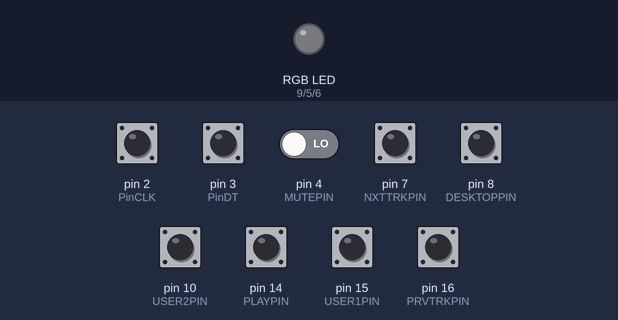
The sketch below on a simulated Arduino Micro, built with avr-gcc and run on an emulated ATmega32U4. Parts: an RGB LED mixed from three pins (HIGH = lit). The inputs (shaded band) are chosen by the test bench; at power-on: pin 3 (PinDT), pin 7 (NXTTRKPIN), pin 8 (DESKTOPPIN), pin 10 (USER2PIN), pin 14 (PLAYPIN), pin 15 (USER1PIN), pin 16 (PRVTRKPIN) HIGH, pin 2 (PinCLK), pin 4 (MUTEPIN) LOW. Dim RGB values are drawn brighter than linear; USB keyboard and mouse output is not drawn.

Above: at 2.2 s.
2.3 s: pin 2 (PinCLK) pulsed HIGH 5 times (0.12 s each, 0.3 s apart)
At 4.4 s:
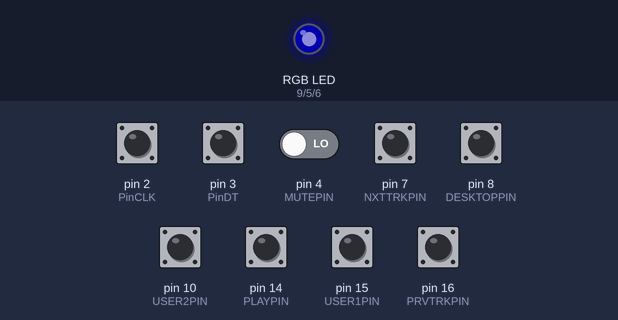
5.3 s: pin 4 (MUTEPIN) driven HIGH
At 6.8 s:
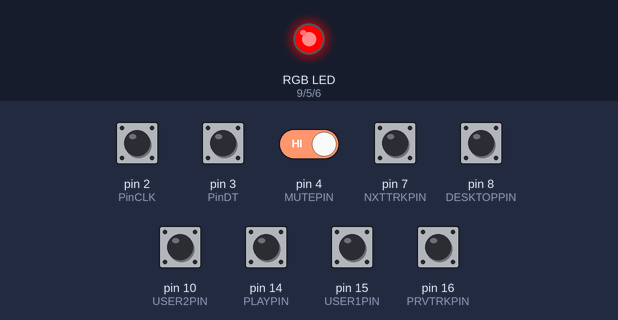
Timing chart, 0 to 8.3 s (numbered marks = the images above; inputs shaded):
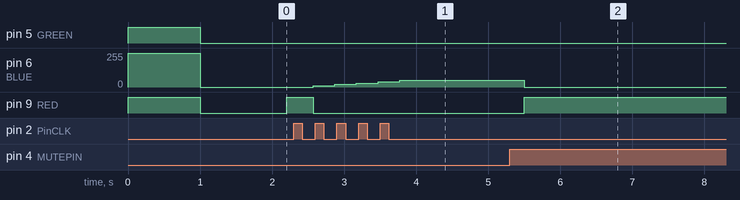

The sketch:

mediavolcontrollerHIDwithLED.ino
```cpp
#include <Keyboard.h>

#define DESKTOPPIN	8
#define USER1PIN	15
#define USER2PIN	10
#define PRVTRKPIN	16
#define PLAYPIN		14
#define NXTTRKPIN	7
#define MUTEPIN		4
#define GREEN 5
#define BLUE 6
#define RED 9
#define delayTime 10

// ------- Variables -------

volatile boolean TurnDetected;
volatile boolean up;

const int PinCLK=2;                   // Used for generating interrupts using CLK signal
const int PinDT=3;                    // Used for reading DT signal
int redVal;
int blueVal;
int greenVal;

int virtualPositionTemp = 0;

int state, stateDesktop, stateUser1, stateUser2, statePrvtrk, stateNxttrk, statePlay = HIGH;      // the current state of the output pin
int reading, readingDesktop, readingUser1, readingUser2, readingPrvtrk, readingNxttrk, readingPlay;           // the current reading from the input pin
int previous, previousDesktop, previousUser1, previousUser2, previousPrvtrk, previousNxttrk, previousPlay = LOW;    // the previous reading from the input pin
boolean muted = false;

// the follow variables are long's because the time, measured in miliseconds,
// will quickly become a bigger number than can be stored in an int.
long time, timeDesktop, timeUser1, timeUser2, timePrvtrk, timeNxttrk, timePlay = 0;         // the last time the output pin was toggled
long debounce = 200;   // the debounce time, increase if the output flickers

void redLED(){
  digitalWrite(GREEN, LOW);
  digitalWrite(BLUE, LOW);
  digitalWrite(RED, HIGH);
}

void greenLED(){
  digitalWrite(GREEN, HIGH);
  digitalWrite(BLUE, LOW);
  digitalWrite(RED, LOW) ;
}

void blueLED(){
  digitalWrite(GREEN, LOW);
  digitalWrite(BLUE, HIGH);
  digitalWrite(RED, LOW);
}

void offLEDS(){
  digitalWrite(GREEN, LOW);
  digitalWrite(BLUE, LOW);
  digitalWrite(RED, LOW);
}

void isr ()  {                    // Interrupt service routine is executed when a HIGH to LOW transition is detected on CLK
 if (digitalRead(PinCLK))
   up = digitalRead(PinDT);
 else
   up = !digitalRead(PinDT);
 TurnDetected = true;
}


void setup() { //This runs only once

pinMode(DESKTOPPIN, INPUT_PULLUP);   // Show/Hide Desktop Button
pinMode(USER1PIN, INPUT_PULLUP);   // User 1
pinMode(USER2PIN, INPUT_PULLUP);   // User 2
pinMode(PRVTRKPIN, INPUT_PULLUP);   // Previous track
pinMode(PLAYPIN, INPUT_PULLUP);   // Play/Pause
pinMode(NXTTRKPIN, INPUT_PULLUP);   // Next track
pinMode(MUTEPIN, INPUT_PULLUP);   // Mute/unmute button

 pinMode(PinCLK,INPUT);
 pinMode(PinDT,INPUT);
 pinMode(MUTEPIN,INPUT);

  pinMode(GREEN, OUTPUT);
  pinMode(BLUE, OUTPUT);
  pinMode(RED, OUTPUT);
  digitalWrite(GREEN, HIGH);
  digitalWrite(BLUE, HIGH);
  digitalWrite(RED, HIGH);
  delay(1000);
  offLEDS();
 attachInterrupt (1,isr,FALLING);   // interrupt 0 is always connected to pin 2 on Arduino Micro
 Keyboard.begin();
}

void loop() { //Runs continuously
 static long virtualPosition=0;    // without STATIC it does not count correctly!!!


// --------------------- MUTE BUTTON ---------------------
   reading = digitalRead(MUTEPIN);

   if(reading == HIGH && previous == LOW && millis() - time > debounce)
    {
      if (state == HIGH){
       state = LOW;
       virtualPosition =0;
       Keyboard.press(KEY_LEFT_CTRL);
       Keyboard.press(KEY_F10);
       delay(200);
       Keyboard.releaseAll();
      }
    else{
      state = HIGH;
      virtualPosition =0;
       Keyboard.press(KEY_LEFT_CTRL);
       Keyboard.press(KEY_F10);
       delay(200);
       Keyboard.releaseAll();
    }
    time = millis();
    }

   previous = reading;


// --------------------- ROTARY ENCODER  ---------------------
// --------------------- VOLUME UP/DOWN  ---------------------

 if (TurnDetected)  {		    // do this only if rotation was detected
   if (up){
     virtualPosition = virtualPosition - 4;
     Keyboard.press(KEY_LEFT_CTRL);
     Keyboard.press(KEY_F8);
     delay(75);
     Keyboard.releaseAll();
     delay(75);
     Keyboard.release(KEY_LEFT_CTRL);
   }
   else {
     virtualPosition = virtualPosition + 4;
     Keyboard.press(KEY_LEFT_CTRL);
     Keyboard.press(KEY_F9);
     delay(75);
     Keyboard.releaseAll();
     delay(75);
     Keyboard.release(KEY_LEFT_CTRL);
   }
   TurnDetected = false;          // do NOT repeat IF loop until new rotation detected
 }


// --------------------- DESKTOP BUTTON ---------------------

readingDesktop = digitalRead(DESKTOPPIN);

   if(readingDesktop == HIGH && previousDesktop == LOW && millis() - timeDesktop > debounce)
    {
      if (stateDesktop == HIGH){
       stateDesktop = LOW;
       Keyboard.press(KEY_LEFT_CTRL);
       Keyboard.press(KEY_F11);
       delay(100);
       Keyboard.releaseAll();
       delay(100);
       Keyboard.release(KEY_LEFT_CTRL);
    }
    else{
       stateDesktop = HIGH;
       Keyboard.press(KEY_LEFT_CTRL);
       Keyboard.press(KEY_F11);
       delay(100);
       Keyboard.releaseAll();
       delay(100);
       Keyboard.release(KEY_LEFT_CTRL);
    }
    timeDesktop = millis();
   }
previousDesktop = readingDesktop;


// --------------------- USER1 BUTTON ---------------------
// --------------------- OPEN PROJECTS  ---------------------

readingUser1 = digitalRead(USER1PIN);

   if(readingUser1 == HIGH && previousUser1 == LOW && millis() - timeUser1 > debounce)
    {
      if (stateUser1 == HIGH){
       stateUser1 = LOW;
       Keyboard.press(KEY_LEFT_CTRL);
       Keyboard.press(KEY_F12);
       delay(100);
       Keyboard.releaseAll();
       delay(100);
       Keyboard.release(KEY_LEFT_CTRL);
    }
    else{
       stateUser1 = HIGH;
       Keyboard.press(KEY_LEFT_CTRL);
       Keyboard.press(KEY_F12);
       delay(100);
       Keyboard.releaseAll();
       delay(100);
       Keyboard.release(KEY_LEFT_CTRL);
    }
    timeUser1 = millis();
   }
previousUser1 = readingUser1;


// --------------------- USER2 BUTTON ---------------------
// --------------------- RUN TSKMGR   ---------------------

readingUser2 = digitalRead(USER2PIN);

   if(readingUser2 == HIGH && previousUser2 == LOW && millis() - timeUser2 > debounce)
    {
      if (stateUser2 == HIGH){
       stateUser1 = LOW;
       Keyboard.press(KEY_LEFT_CTRL);
       Keyboard.press(KEY_F4);
       delay(100);
       Keyboard.releaseAll();
       delay(100);
       Keyboard.release(KEY_LEFT_CTRL);
    }
    else{
       stateUser2 = HIGH;
       Keyboard.press(KEY_LEFT_CTRL);
       Keyboard.press(KEY_F4);
       delay(100);
       Keyboard.releaseAll();
       delay(100);
       Keyboard.release(KEY_LEFT_CTRL);
    }
    timeUser2 = millis();
   }
previousUser2 = readingUser2;


// --------------------- PLAY BUTTON ---------------------

readingPlay = digitalRead(PLAYPIN);

   if(readingPlay == HIGH && previousPlay == LOW && millis() - timePlay > debounce)
    {
      if (statePlay == HIGH){
       statePlay = LOW;
       Keyboard.press(KEY_LEFT_CTRL);
       Keyboard.press(KEY_F6);
       delay(100);
       Keyboard.releaseAll();
       delay(100);
       Keyboard.release(KEY_LEFT_CTRL);
    }
    else{
       statePlay = HIGH;
       Keyboard.press(KEY_LEFT_CTRL);
       Keyboard.press(KEY_F6);
       delay(100);
       Keyboard.releaseAll();
       delay(100);
       Keyboard.release(KEY_LEFT_CTRL);
    }
    timePlay = millis();
   }
previousPlay = readingPlay;


// --------------------- PRVTRK BUTTON ---------------------

readingPrvtrk = digitalRead(PRVTRKPIN);

   if(readingPrvtrk == HIGH && previousPrvtrk == LOW && millis() - timePrvtrk > debounce)
    {
      if (statePrvtrk == HIGH){
       statePrvtrk = LOW;
       Keyboard.press(KEY_LEFT_CTRL);
       Keyboard.press(KEY_F5);
       delay(100);
       Keyboard.releaseAll();
       delay(100);
       Keyboard.release(KEY_LEFT_CTRL);
    }
    else{
       statePrvtrk = HIGH;
       Keyboard.press(KEY_LEFT_CTRL);
       Keyboard.press(KEY_F5);
       delay(100);
       Keyboard.releaseAll();
       delay(100);
       Keyboard.release(KEY_LEFT_CTRL);
    }
    timePrvtrk = millis();
   }
previousPrvtrk = readingPrvtrk;


// --------------------- NXTTRK BUTTON ---------------------

readingNxttrk = digitalRead(NXTTRKPIN);

   if(readingNxttrk == HIGH && previousNxttrk == LOW && millis() - timeNxttrk > debounce)
    {
      if (stateNxttrk == HIGH){
       stateNxttrk = LOW;
       Keyboard.press(KEY_LEFT_CTRL);
       Keyboard.press(KEY_F7);
       delay(100);
       Keyboard.releaseAll();
       delay(100);
       Keyboard.release(KEY_LEFT_CTRL);
    }
    else{
       stateNxttrk = HIGH;
       Keyboard.press(KEY_LEFT_CTRL);
       Keyboard.press(KEY_F7);
       delay(100);
       Keyboard.releaseAll();
       delay(100);
       Keyboard.release(KEY_LEFT_CTRL);
    }
    timeNxttrk = millis();
   }
previousNxttrk = readingNxttrk;

if (virtualPosition<=100 && virtualPosition >=1){
virtualPositionTemp = map((int)virtualPosition, 0, 100, 0, 255);
analogWrite(BLUE, virtualPositionTemp);
digitalWrite(RED,LOW);
}
else if(virtualPosition<=0){
digitalWrite(BLUE,LOW);
digitalWrite(RED,HIGH);
}

if (virtualPosition <0){
  virtualPosition = 0;
}

if (virtualPosition > 100){
  virtualPosition = 100;
}

}
```

Measured:
- after the input at 2.3 s, pin 6 (BLUE): moves from 0/255 to 51/255 over 1.2 s, starting after 0.27 s; pin 9 (RED): HIGH → LOW after 0.27 s
- after the input at 5.3 s, pin 6 (BLUE): 51/255 → 0/255 after 0.20 s; pin 9 (RED): LOW → HIGH after 0.20 s
